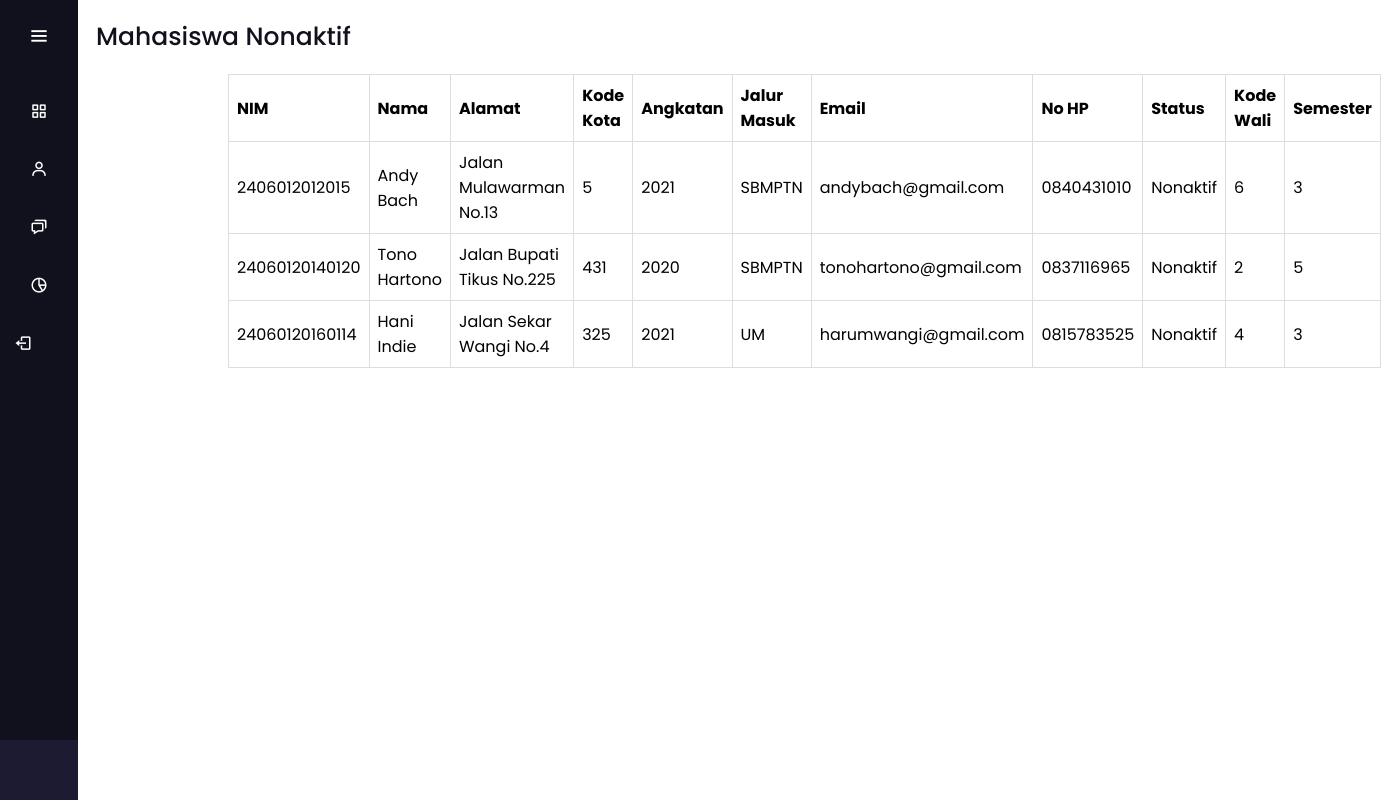
/statusmhs/mhsnonaktif.php, run on an earlier commit of the app's database.
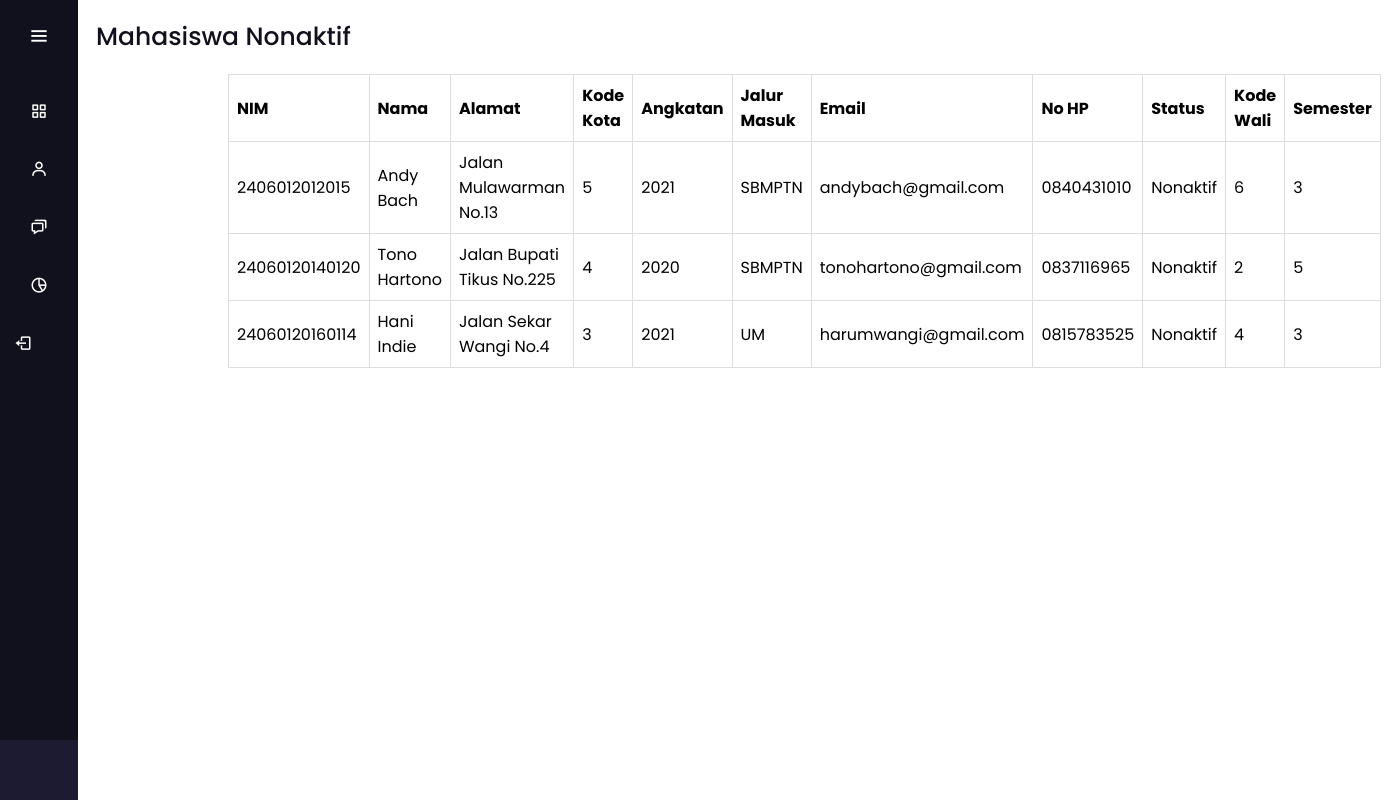
And on a later commit of the database.
### tables this page shows
CREATE TABLE `tb_mhs` (
  `nim` varchar(14) NOT NULL,
  `nama` varchar(50) NOT NULL,
  `alamat` varchar(255) NOT NULL,
  `kode_kota` varchar(11) NOT NULL,
  `angkatan` varchar(4) NOT NULL,
  `jalur_masuk` varchar(10) NOT NULL,
  `email` varchar(255) NOT NULL,
  `no_hp` varchar(14) NOT NULL,
  `status` varchar(25) NOT NULL,
  `foto_mhs` varchar(255) NOT NULL,
  `kode_wali` varchar(5) NOT NULL,
  `semester` varchar(2) NOT NULL
);

### statusmhs/mhsnonaktif.php (the view, shortened to what this page needs)
<?php
  include'../db_login.php';
?>
<!DOCTYPE html>
<html lang="en" dir="ltr">
  <head>
    <link rel="stylesheet" href="../library/css/style.css">
    <link href='https://unpkg.com/boxicons@2.0.7/css/boxicons.min.css' rel='stylesheet'>
    </head>
<body>
  <div class="sidebar">
    <div class="logo-details">
        <i class='bx bx-menu' id="btn" ></i>
    </div>
    <ul class="nav-list">
      <li>
        <a href="index.php">
          <i class='bx bx-grid-alt'></i>
        </a>
      </li>
      <li>
       <a href="datamhs.php">
         <i class='bx bx-user' ></i>
       </a>
     </li>
     <li>
       <a href="mhspkl.php">
         <i class='bx bx-chat' ></i>
       </a>
     </li>
     <li>
       <a href="mhsskripsi.php">
         <i class='bx bx-pie-chart-alt-2' ></i>
       </a>
     </li>
     <li>
       <a href="logout.php">
        <i class='bx bx-log-out' id="log_out" ></i>
       </a>
     </li>
     <li class="profile">
         <div class="profile-details">
           <div class="name_job">
             <div class="name">Departemen</div>
             <div class="job">Informatika</div>
           </div>
         </div>
         <i class="fa fa-bars" id="bars"></i>>
     </li>
    </ul>
  </div>
  <section class="home-section">
      <div class="text">Mahasiswa Nonaktif </div>
      <div class="table-responsive">
                            <table class="table table-bordered" id="dataTable">
                                <thead>
                                    <tr>
                                        <th >NIM</th>
                                        <th>Nama</th>
                                        <th>Alamat</th>
										<th>Kode Kota</th>
                                        <th>Angkatan</th>
										<th>Jalur Masuk</th>
										<th>Email</th>
										<th>No HP</th>
										<th>Status</th>
										<th>Kode Wali</th>
										<th>Semester</th>
                                    </tr>
                                </thead>
								<tbody>
										  <?php
										  $ambildata = mysqli_query($conn, "SELECT * FROM tb_mhs WHERE status='Nonaktif'");
										  while ($data = mysqli_fetch_array($ambildata)) {
											  $nim = $data['nim'];
											  $nama = $data['nama'];
											  $alamat = $data['alamat'];
											  $kode_kota = $data['kode_kota'];
											  $angkatan = $data['angkatan'];
											  $jalur_masuk = $data['jalur_masuk'];
											  $email = $data['email'];
											  $no_hp = $data['no_hp'];
											  $status = $data['status'];
											  $kode_wali = $data['kode_wali'];
											  $semester = $data['semester'];
										  ?>
										<tr>
										  <td><?= $nim ?></td>
										  <td><?= $nama; ?></td>
										  <td><?= $alamat; ?></td>
										  <td><?= $kode_kota; ?></td>
										  <td><?= $angkatan; ?></td>
										  <td><?= $jalur_masuk; ?></td>
										  <td><?= $email; ?></td>
										  <td><?= $no_hp; ?></td>
										  <td><?= $status; ?></td>
										  <td><?= $kode_wali; ?></td>
										  <td><?= $semester; ?></td>
										</tr>
										<?php
										  }
										?>
							</table>
      </div>
  </section>
</body>
</html>

What changed in the data, as far as the page shows it:
changed tb_mhs "Tono Hartono": kode_kota "431" → "4"
changed tb_mhs "Hani Indie": kode_kota "325" → "3"
